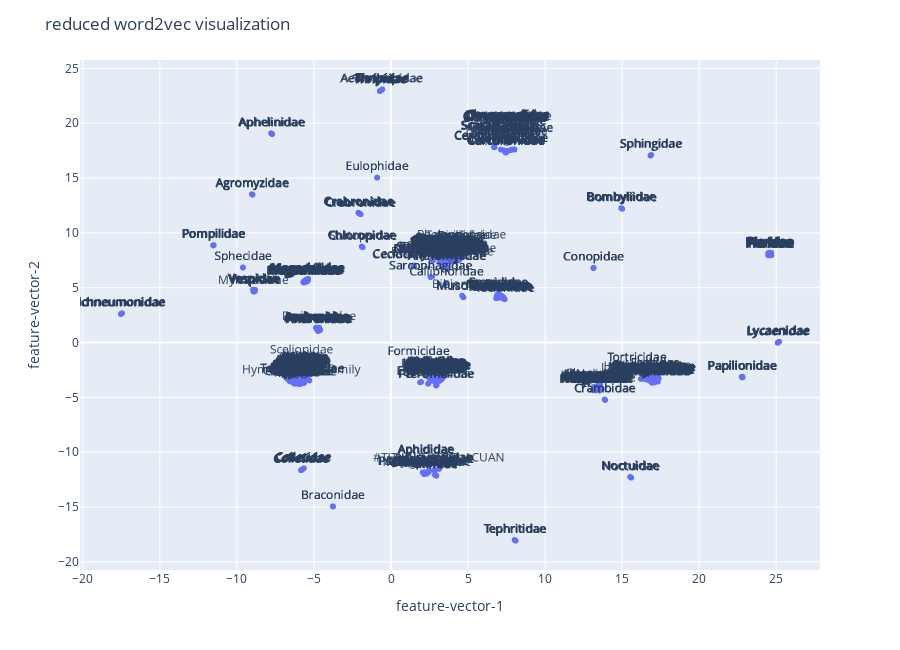

Write notebook code for a chart like this one.
### Code cell
# visualisasi
# input
# embeddings, transformer._entities, gnx

# Reduce the dimensions of entity embeddings to represent them in a 2D plane.
X= UMAP().fit_transform(embeddings)
df_umap=pd.DataFrame(X,columns=['feature-vector-1','feature-vector-2'])


text=[]
labels=[]
for x in transformer._entities:
    if(x!="http://pyRDF2Vec#SERANGGA_ACUAN"):
        text.append(gnx.nodes[x.split("#")[-1]]['famili'].split('_')[-1])
        labels.append(gnx.nodes[x.split("#")[-1]]['label'])
    else:
        text.append("#TITIK_VEKTOR_ACUAN")
        labels.append("#TITIK_VEKTOR_ACUAN")
df_umap['text']=text
df_umap['labels']=labels

# # gnx.nodes[x.split("#")[-1]]['label']
# df_umap['text']=list(map(lambda x: x.split("#")[-1],transformer._entities))
fig = px.scatter(df_umap, x='feature-vector-1',y='feature-vector-2',text='text',hover_name='labels')
fig.update_traces(textposition='top center')
fig.update_layout(
    height=650,
    title_text='reduced word2vec visualization'
)
fig.show()

### Figure 1 — Plotly figure (JSON) as saved in the notebook; plotly's stock layout.template omitted (floating-point values rounded to 4 significant figures; data arrays with more than 128 entries replaced by an {"elided": "..."} marker saying what was removed)
{"data": [{"hovertemplate": "<b>%{hovertext}</b><br><br>feature-vector-1=%{x}<br>feature-vector-2=%{y}<br>text=%{text}<extra></extra>", "hovertext": {"elided": "1084 str values"}, "legendgroup": "", "marker": {"color": "#636efa", "symbol": "circle"}, "mode": "markers+text", "name": "", "showlegend": false, "text": {"elided": "1084 str values"}, "textposition": "top center", "type": "scattergl", "x": {"elided": "1084 float values"}, "xaxis": "x", "y": {"elided": "1084 float values"}, "yaxis": "y"}], "layout": {"height": 650, "legend": {"tracegroupgap": 0}, "margin": {"t": 60}, "title": {"text": "reduced word2vec visualization"}, "xaxis": {"anchor": "y", "domain": [0, 1], "title": {"text": "feature-vector-1"}}, "yaxis": {"anchor": "x", "domain": [0, 1], "title": {"text": "feature-vector-2"}}}}
